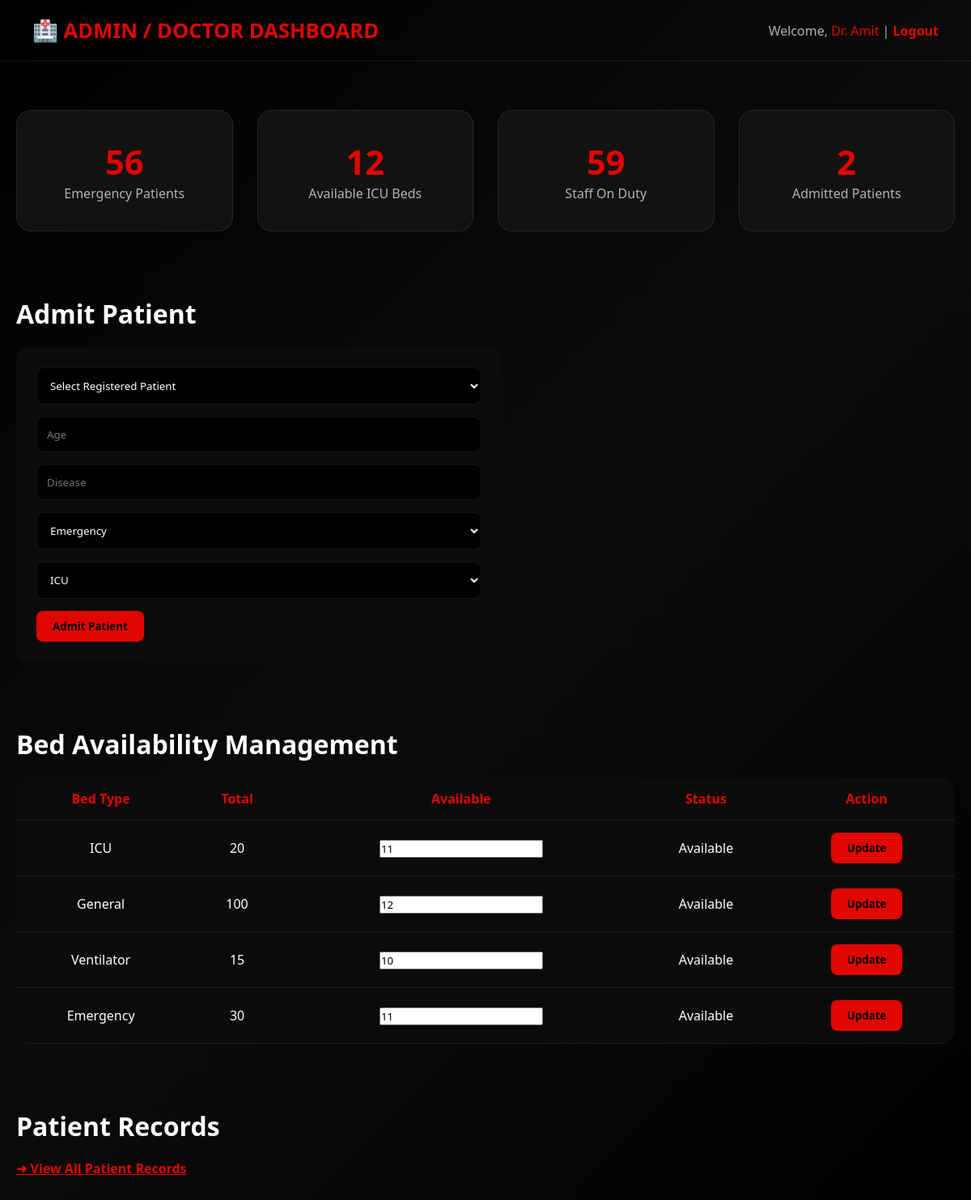
Screenshot of /dashboard.php (signed in) with the database file from the repository.
### tables this page shows
CREATE TABLE `hospital_status` (
  `id` int(11) NOT NULL,
  `emergency_patients` int(11) DEFAULT NULL,
  `icu_beds` int(11) DEFAULT NULL,
  `staff_on_duty` int(11) DEFAULT NULL,
  `last_updated` timestamp NOT NULL DEFAULT current_timestamp()
);

CREATE TABLE `beds` (
  `bed_id` int(11) NOT NULL,
  `bed_type` varchar(50) DEFAULT NULL,
  `total_beds` int(11) DEFAULT NULL,
  `available_beds` int(11) DEFAULT NULL,
  `status` enum('Available','Full') DEFAULT 'Available'
);

### dashboard.php (the view, shortened to what this page needs)
<?php
include "db.php";
$status = mysqli_fetch_assoc(
    mysqli_query($conn,"SELECT * FROM hospital_status WHERE id=1")
);
$beds = mysqli_query($conn,"SELECT * FROM beds");
$patientCount = mysqli_num_rows(
    mysqli_query($conn,"SELECT * FROM patients")
);
?>
<!DOCTYPE html>
<html lang="en">
<head>
</head>
<body>
<header>
    <div class="logo">🏥 ADMIN / DOCTOR DASHBOARD</div>
    <div class="user">
        Welcome, <span><?php echo $_SESSION['name']; ?></span> |
        <a href="logout.php" class="logout">Logout</a>
    </div>
</header>
<div class="container">
    <div class="grid">
        <div class="card">
            <h3><?php echo $status['emergency_patients']; ?></h3>
            <p>Emergency Patients</p>
        </div>
        <div class="card">
            <h3><?php echo $status['icu_beds']; ?></h3>
            <p>Available ICU Beds</p>
        </div>
        <div class="card">
            <h3><?php echo $status['staff_on_duty']; ?></h3>
            <p>Staff On Duty</p>
        </div>
        <div class="card">
            <h3><?php echo $patientCount; ?></h3>
            <p>Admitted Patients</p>
        </div>
    </div>
    <div class="section">
        <h2>Admit Patient</h2>
        <form class="admit-form" method="post" action="admit_patient.php">
            <select name="patient_login_id" required>
                <option value="">Select Registered Patient</option>
            </select>
            <input type="number" name="age" placeholder="Age" required>
            <input type="text" name="disease" placeholder="Disease" required>
            <select name="admission_type">
                <option value="Emergency">Emergency</option>
            </select>
            <select name="bed_type">
                <option value="ICU">ICU</option>
            </select>
            <button name="admit">Admit Patient</button>
        </form>
    </div>
    <div class="section">
        <h2>Bed Availability Management</h2>
        <table>
            <tr>
                <th>Bed Type</th>
                <th>Total</th>
                <th>Available</th>
                <th>Status</th>
                <th>Action</th>
            </tr>
            <?php while($b=mysqli_fetch_assoc($beds)){ ?>
            <tr>
                <form method="post" action="update_beds.php">
                    <td><?php echo $b['bed_type']; ?></td>
                    <td><?php echo $b['total_beds']; ?></td>
                    <td>
                        <input type="number" name="available"
                               value="<?php echo $b['available_beds']; ?>">
                    </td>
                    <td><?php echo $b['status']; ?></td>
                    <td>
                        <button name="update">Update</button>
                    </td>
                </form>
            </tr>
            <?php } ?>
        </table>
    </div>
    <div class="section">
        <h2>Patient Records</h2>
        <a href="patients.php" style="color:var(--red);font-weight:700;">
            ➜ View All Patient Records
        </a>
    </div>
</div>
</body>
</html>

### dashboard.php (style rules this page uses)
:root { --bg:#000; --panel:#0B0B0B; --card:#121212; --red:#E10600; --white:#fff; --muted:#b3b3b3; --border:rgba(255,255,255,.08); }
* { margin:0;padding:0;box-sizing:border-box;font-family:Segoe UI,sans-serif; }
body { background:linear-gradient(135deg,#000,#0B0B0B,#000);color:var(--white); }
header { padding:20px 40px; display:flex; justify-content:space-between; align-items:center; border-bottom:1px solid var(--border); }
.logo { font-size:1.6rem;font-weight:900;color:var(--red); }
.user { color:var(--muted); }
.user span { color:var(--red); }
.logout { color:var(--red);text-decoration:none;font-weight:700; }
.container { max-width:1300px;margin:60px auto;padding:0 20px; }
.grid { display:grid; grid-template-columns:repeat(auto-fit,minmax(220px,1fr)); gap:30px; }
.card { background:var(--card); border:1px solid var(--border); border-radius:18px; padding:35px; text-align:center; }
.card h3 { font-size:2.6rem;color:var(--red); }
.card p { color:var(--muted); }
.section { margin-top:80px; }
.section h2 { margin-bottom:20px;font-size:2rem; }
table { width:100%; border-collapse:collapse; background:var(--panel); border-radius:15px; overflow:hidden; }
th,td { padding:15px; text-align:center; border-bottom:1px solid var(--border); }
th { color:var(--red); }
form.admit-form { background:var(--panel); padding:25px; border-radius:15px; max-width:600px; }
form.admit-form input, form.admit-form select { width:100%; padding:12px; margin-bottom:15px; background:#000; color:#fff; border:1px solid var(--border); border-radius:8px; }
button { padding:10px 20px; background:var(--red); border:none; border-radius:8px; font-weight:700; cursor:pointer; }

### rows the page displays
hospital_status: emergency_patients "56", icu_beds "12", staff_on_duty "59"
beds: bed_type "ICU", total_beds "20", available "11", status "Available"
beds: bed_type "General", total_beds "100", available "12", status "Available"
beds: bed_type "Ventilator", total_beds "15", available "10", status "Available"
beds: bed_type "Emergency", total_beds "30", available "11", status "Available"

### other values shown
$_SESSION['name'] "Dr. Amit"
$patientCount "2"
